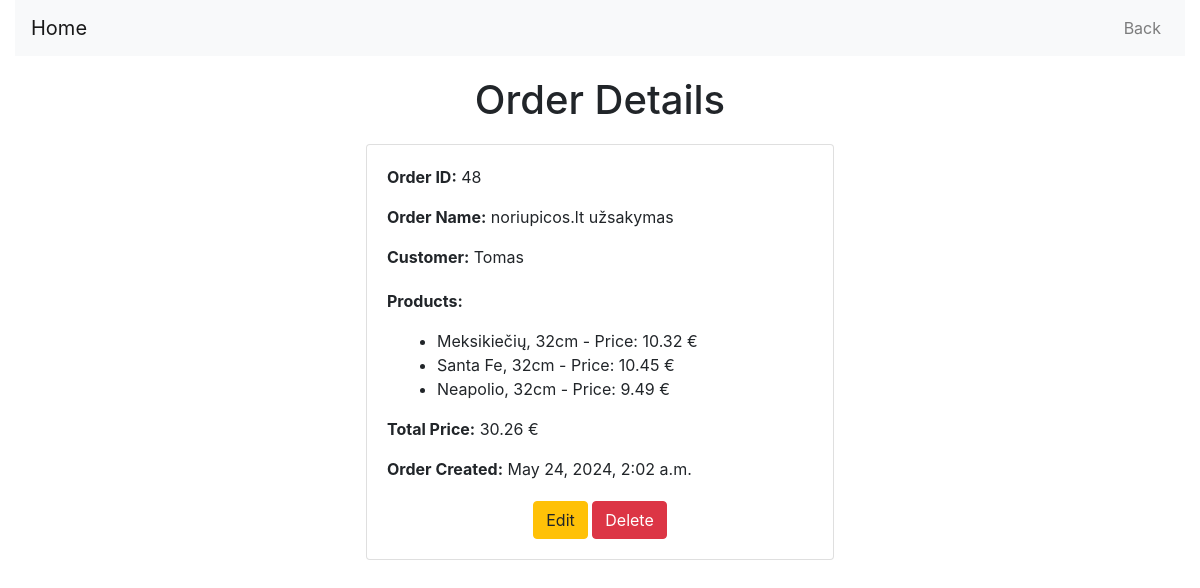
Screenshot of /orders/48/ (signed in) with the database file from the repository.
### orders/models.py (models this page shows, shortened)
class Order(models.Model):
    user = models.ForeignKey(User, on_delete=models.CASCADE, default=None)
    products = models.ManyToManyField(Product)
    date_ordered = models.DateTimeField(auto_now_add=True)
    order_name = models.CharField(max_length=100)

class Product(models.Model):
    user = models.ForeignKey(User, on_delete=models.CASCADE, default=None)
    name = models.CharField(max_length=100)
    description = models.TextField()
    price = models.DecimalField(max_digits=10, decimal_places=2)

### orders/views.py (the view)
# urls.py: path('<int:order_id>/', views.order_detail, name='order_detail'),
@login_required
@permission_required('orders.view_order', raise_exception=True)
def order_detail(request, order_id):
    try:
        order = Order.objects.get(id=order_id)
        if order.user != request.user:
            raise PermissionDenied("You do not have permission to view this order.")
        total_price = order.products.all().aggregate(total_price=Sum('price'))['total_price']
        return render(request, 'orders/order_detail.html', {'order': order, 'total_price': total_price})
    except PermissionDenied as e:
        return render(request, 'orders/error.html', {'message': str(e)})
    except Order.DoesNotExist:
        return render(request, 'orders/error.html', {'message': "Order does not exist."})

### orders/templates/orders/order_detail.html (shortened to what this page needs)
<!DOCTYPE html>
<html lang="en">
<head>
    {% load static %}
    <link href="https://stackpath.bootstrapcdn.com/bootstrap/4.5.2/css/bootstrap.min.css" rel="stylesheet">
    <link rel="stylesheet" href="{% static 'order.css' %}">
</head>
<body>
    <div class="container-fluid">
        <nav class="navbar navbar-expand-lg navbar-light bg-light">
            <a class="navbar-brand" href="{% url 'home' %}">Home</a>
            <div class="collapse navbar-collapse" id="navbarNav">
                <ul class="navbar-nav ml-auto">
                    <li class="nav-item">
                        <a class="nav-link" href="{% url 'order_list' %}">Back</a>
                    </li>
                </ul>
            </div>
        </nav>
        <div class="order-container">
            <div class="order-header">
                <h1>Order Details</h1>
            </div>
            <div class="card order-card">
                <div class="card-body">
                    <div class="order-info">
                        <p><strong>Order ID:</strong> {{ order.id }}</p>
                        <p><strong>Order Name:</strong> {{ order.order_name }}</p>
                        <p><strong>Customer:</strong> {{ order.user.username }}</p>
                    </div>
                    <div class="order-info">
                        <p><strong>Products:</strong></p>
                        <ul class="order-products">
                            {% for product in order.products.all %}
                                <li>{{ product.name }} - Price: {{ product.price }} €</li>
                            {% endfor %}
                        </ul>
                        <p><strong>Total Price:</strong> {{ total_price|floatformat:2 }} €</p>
                        <p><strong>Order Created:</strong> {{ order.date_ordered }}</p>
                    </div>
                    {% if user.is_authenticated and user == order.user %}
                        <div class="order-actions">
                            <a href="{% url 'edit_order' order.id %}" class="btn btn-warning">Edit</a>
                            <a href="{% url 'delete_order' order.id %}" class="btn btn-danger">Delete</a>
                        </div>
                    {% endif %}
                </div>
            </div>
        </div>
    </div>
</body>
</html>

### orders/static/order.css (style rules this page uses)
.order-container { margin-top: 20px; }
.order-card { margin-top: 20px; margin-left: 30%; margin-right: 30%; }
.order-header { text-align: center; margin-bottom: 20px; }
.order-info { margin-bottom: 20px; }
.order-products { list-style-type: disc; padding-left: 50px; }
.order-actions { margin-top: 20px; text-align: center; }

### rows the page displays
Order: id "48", order_name "noriupicos.lt užsakymas", user.username "Tomas", date_ordered "May 24, 2024, 2:02 a.m."
Product: name "Meksikiečių, 32cm", price "10.32"
Product: name "Santa Fe, 32cm", price "10.45"
Product: name "Neapolio, 32cm", price "9.49"

### other values shown
{{ total_price|floatformat:2 }} "30.26"
